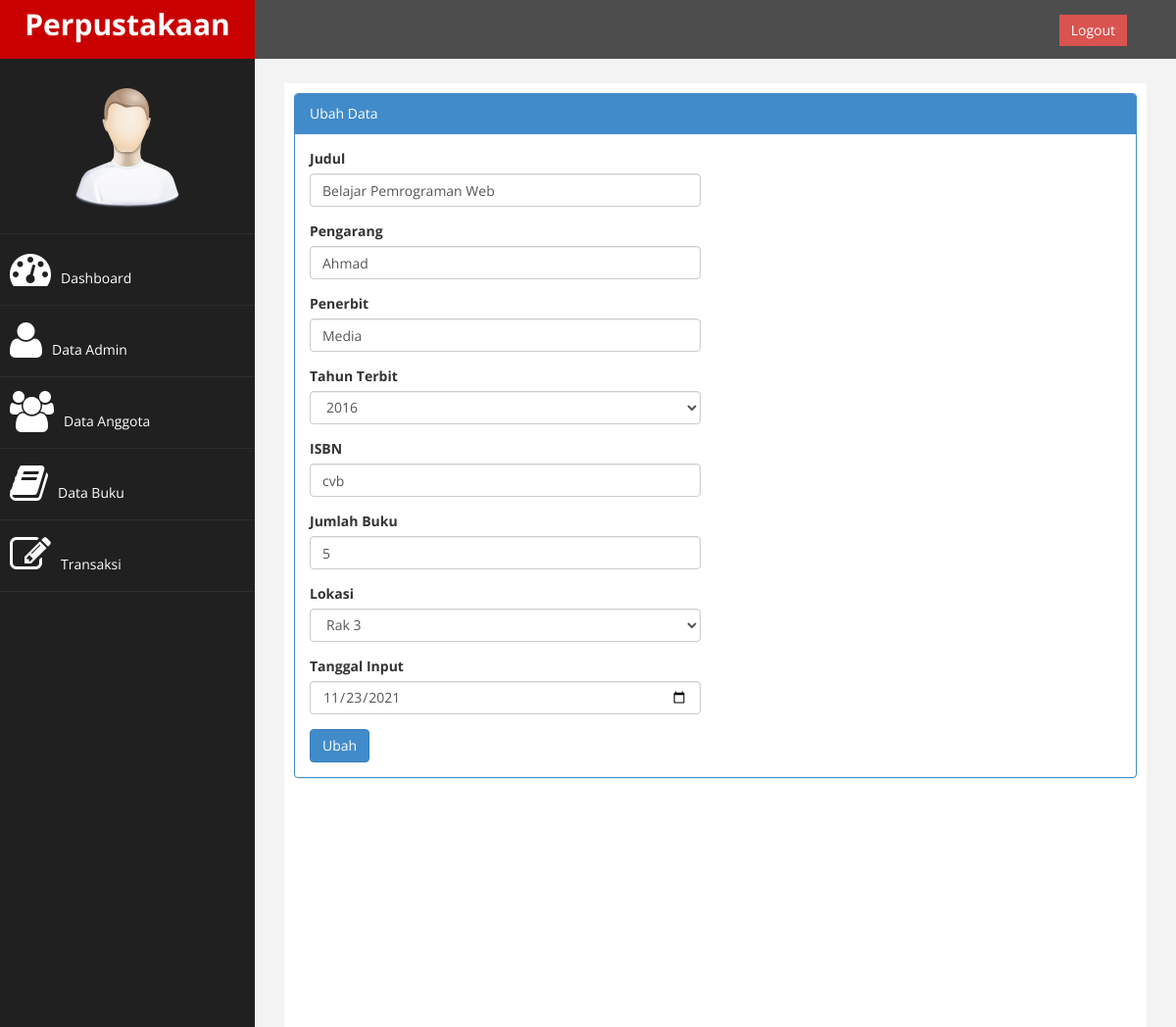
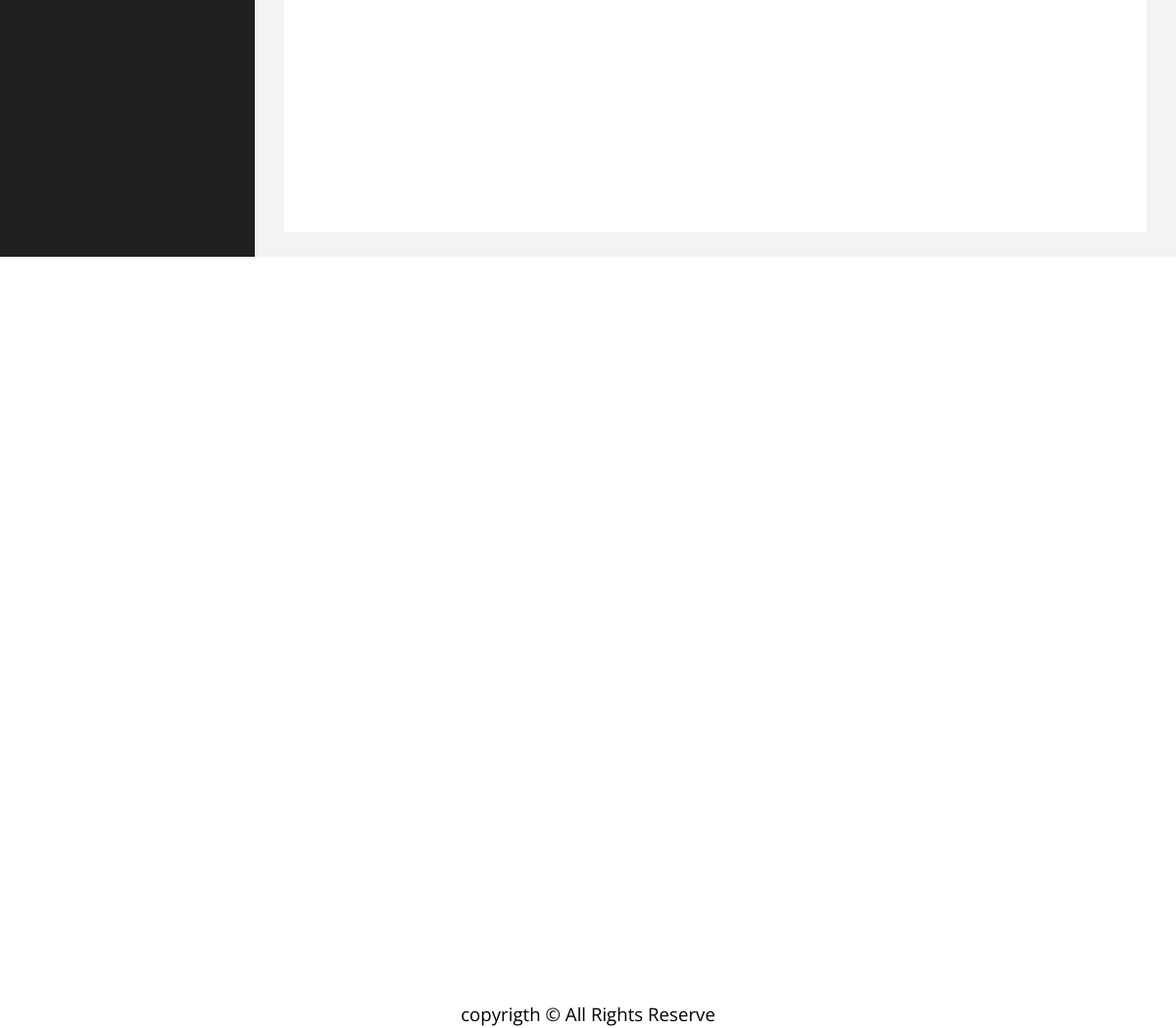
Screenshot of /index.php?page=buku&aksi=ubah&id=12345679 (signed in) with the database file from the repository (2 pictures, top to bottom).
### tables this page shows
CREATE TABLE `tb_buku` (
  `id` int(50) NOT NULL,
  `judul` varchar(50) NOT NULL,
  `pengarang` varchar(50) NOT NULL,
  `penerbit` varchar(50) NOT NULL,
  `tahun_terbit` varchar(4) NOT NULL,
  `isbn` varchar(50) NOT NULL,
  `jumlah_buku` int(10) NOT NULL,
  `lokasi` enum('rak1','rak2','rak3','rak4','rak5','rak6','rak7','rak8','rak9') NOT NULL,
  `tgl_input` date NOT NULL
);

### page/buku/ubah.php (the view, shortened to what this page needs)
<?php
$id = $_GET['id'];
$sql = $koneksi->query("select * from tb_buku where id='$id'");
$tampil = $sql->fetch_assoc();
$tahun2 = $tampil['tahun_terbit']
?>
<div class="panel panel-primary">
<div class="panel-heading">
Ubah Data
</div>
<div class="panel-body">
<div class="row">
<div class="col-md-6">
<form method="post">
    <div class="form-group">
        <label>Judul</label>
        <input class="form-control" name="judul" value="<?php echo $tampil['judul']; ?>" >
    </div>
    <div class="form-group">
        <label>Pengarang</label>
        <input class="form-control" name="pengarang" value="<?php echo $tampil['pengarang']; ?>">
    </div>
    <div class="form-group">
        <label>Penerbit</label>
        <input class="form-control" name="penerbit" value="<?php echo $tampil['penerbit']; ?>">
    </div>
    <div class="form-group">
        <label>Tahun Terbit</label>
        <select class="form-control" name="tahun">
        <?php
            $tahun = date("Y");
            for($i=$tahun-101; $i<=$tahun; $i++){
                if($i == $tahun2){
                    echo '<option value="'.$i.'" selected>'.$i.'</option>';
                }else {
                    echo '<option value="'.$i.'">'.$i.'</option>';
                }
            }
        ?>
        </select>
    </div>
    <div class="form-group">
        <label>ISBN</label>
        <input class="form-control" name="isbn" value="<?php echo $tampil['isbn']; ?>">
    </div>
    <div class="form-group">
        <label>Jumlah Buku</label>
        <input class="form-control" type="number" name="jumlah"
        value="<?php echo $tampil['jumlah_buku']; ?>">
    </div>
    <div class="form-group">
        <label>Lokasi</label>
        <select class="form-control" name="lokasi" >
            <option value="rak3" <?php if($tampil['lokasi']=='rak3'){echo "selected";} ?>>
            Rak 3</option>
        </select>
    </div>
    <div class="form-group">
        <label>Tanggal Input</label>
        <input class="form-control" name="tanggal" type="date"
        value="<?php echo $tampil['tgl_input']; ?>">
    </div>
    <div>
        <input type="submit" name="simpan" value="Ubah" class="btn btn-primary">
    </div>
</div>
</div>
</div>
</div>
</div>
</div>

### assets/css/custom.css (style rules this page uses)
body { font-family: 'Open Sans', sans-serif; }

### rows the page displays
tb_buku: judul "Belajar Pemrograman Web", pengarang "Ahmad", penerbit "Media", tahun "2016", isbn "cvb", jumlah "5", lokasi "Rak 3", tanggal "11/23/2021"
